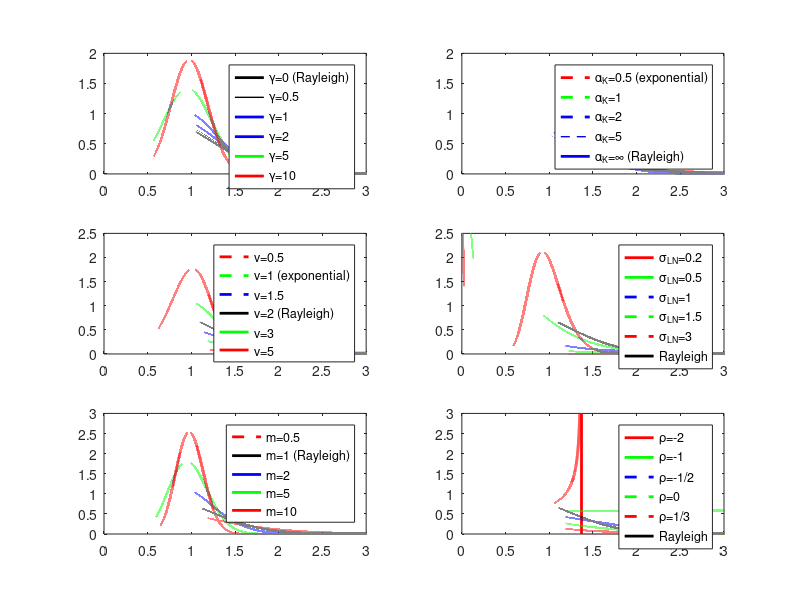

Here is the MATLAB script that generated this plot:
% Code to generate Figure A1 of the echo statistics tutorial
%
% This code plots 6 common (“generic”) PDFs in one figure on a lin-lin scale.
% The Rayleigh PDF is given in each panel for comparison.
%
% Author:  Kyungmin Baik | kbaik@kriss.re.kr | KRISS


clear

FigHandle = figure(1);
set(FigHandle, 'Position', [100, 100, 850, 900]);
subplot('Position', [3/48, 11/16, 10/24, 0.275])
subplot('Position', [27/48, 11/16, 10/24, 0.275])
subplot('Position', [3/48, 5.75/16, 10/24, 0.275])
subplot('Position', [27/48, 5.75/16, 10/24, 0.275])
subplot('Position', [3/48, 0.5/16, 10/24, 0.275])
subplot('Position', [27/48, 0.5/16, 10/24, 0.275])

X=logspace(-5,3,1e6);

subplot(321)
Gamma=0;
PDF=2*(1+Gamma)*X.*exp(-((1+Gamma)*(X.^2)+Gamma)).*besseli(0,2*sqrt(Gamma*(1+Gamma))*X);
plot(X,PDF,'k-','LineWidth',2)
hold on

Gamma=0.5;
PDF=2*(1+Gamma)*X.*exp(-((1+Gamma)*(X.^2)+Gamma)).*besseli(0,2*sqrt(Gamma*(1+Gamma))*X);
plot(X,PDF,'k-','LineWidth',1)

Gamma=1;
PDF=2*(1+Gamma)*X.*exp(-((1+Gamma)*(X.^2)+Gamma)).*besseli(0,2*sqrt(Gamma*(1+Gamma))*X);
plot(X,PDF,'b-','LineWidth',2)

Gamma=2;
PDF=2*(1+Gamma)*X.*exp(-((1+Gamma)*(X.^2)+Gamma)).*besseli(0,2*sqrt(Gamma*(1+Gamma))*X);
plot(X,PDF,'b-','LineWidth',2)

Gamma=5;
PDF=2*(1+Gamma)*X.*exp(-((1+Gamma)*(X.^2)+Gamma)).*besseli(0,2*sqrt(Gamma*(1+Gamma))*X);
plot(X,PDF,'g-','LineWidth',2)

Gamma=10;
PDF=2*(1+Gamma)*X.*exp(-((1+Gamma)*(X.^2)+Gamma)).*besseli(0,2*sqrt(Gamma*(1+Gamma))*X);
plot(X,PDF,'r-','LineWidth',2)
axis([0 3 0 2])
legend('\gamma=0 (Rayleigh)','\gamma=0.5','\gamma=1','\gamma=2','\gamma=5','\gamma=10')

subplot(322)
Alpha=0.5;
PDF=4*sqrt(Alpha)/gamma(Alpha)*((sqrt(Alpha)*X).^Alpha).*besselk(Alpha-1,2*sqrt(Alpha)*X);
plot(X,PDF,'r--','LineWidth',2)
hold on

Alpha=1;
PDF=4*sqrt(Alpha)/gamma(Alpha)*((sqrt(Alpha)*X).^Alpha).*besselk(Alpha-1,2*sqrt(Alpha)*X);
plot(X,PDF,'g--','LineWidth',2)

Alpha=2;
PDF=4*sqrt(Alpha)/gamma(Alpha)*((sqrt(Alpha)*X).^Alpha).*besselk(Alpha-1,2*sqrt(Alpha)*X);
plot(X,PDF,'b--','LineWidth',2)

Alpha=5;
PDF=4*sqrt(Alpha)/gamma(Alpha)*((sqrt(Alpha)*X).^Alpha).*besselk(Alpha-1,2*sqrt(Alpha)*X);
plot(X,PDF,'b--','LineWidth',1)

Alpha=100;
PDF=4*sqrt(Alpha)/gamma(Alpha)*((sqrt(Alpha)*X).^Alpha).*besselk(Alpha-1,2*sqrt(Alpha)*X);
plot(X,PDF,'b','LineWidth',2)
legend('\alpha_K=0.5 (exponential)','\alpha_K=1','\alpha_K=2','\alpha_K=5','\alpha_K=\infty (Rayleigh)')
axis([0 3 0 2])

subplot(323)
nu=0.5;
PDF=nu*((2/nu*gamma(2/nu))^(nu/2))*(X.^(nu-1)).*exp(-((2/nu*gamma(2/nu))^(nu/2))*(X.^nu));
plot(X,PDF,'r--','LineWidth',2)
hold on

nu=1;
PDF=nu*((2/nu*gamma(2/nu))^(nu/2))*(X.^(nu-1)).*exp(-((2/nu*gamma(2/nu))^(nu/2))*(X.^nu));
plot(X,PDF,'g--','LineWidth',2)

nu=1.5;
PDF=nu*((2/nu*gamma(2/nu))^(nu/2))*(X.^(nu-1)).*exp(-((2/nu*gamma(2/nu))^(nu/2))*(X.^nu));
plot(X,PDF,'b--','LineWidth',2)

nu=2;
PDF=nu*((2/nu*gamma(2/nu))^(nu/2))*(X.^(nu-1)).*exp(-((2/nu*gamma(2/nu))^(nu/2))*(X.^nu));
plot(X,PDF,'k','LineWidth',2)

nu=3;
PDF=nu*((2/nu*gamma(2/nu))^(nu/2))*(X.^(nu-1)).*exp(-((2/nu*gamma(2/nu))^(nu/2))*(X.^nu));
plot(X,PDF,'g','LineWidth',2)

nu=5;
PDF=nu*((2/nu*gamma(2/nu))^(nu/2))*(X.^(nu-1)).*exp(-((2/nu*gamma(2/nu))^(nu/2))*(X.^nu));
plot(X,PDF,'r','LineWidth',2)
legend('\nu=0.5','\nu=1 (exponential)','\nu=1.5','\nu=2 (Rayleigh)','\nu=3','\nu=5')
axis([0 3 0 2.5])

subplot(324)
Sig=0.2;
PDF=1./(Sig*sqrt(2*pi)*X).*exp(-((log(X)+Sig^2).^2)/(2*(Sig^2)));
plot(X,PDF,'r','LineWidth',2)
hold on

Sig=0.5;
PDF=1./(Sig*sqrt(2*pi)*X).*exp(-((log(X)+Sig^2).^2)/(2*(Sig^2)));
plot(X,PDF,'g-','LineWidth',2)

Sig=1;
PDF=1./(Sig*sqrt(2*pi)*X).*exp(-((log(X)+Sig^2).^2)/(2*(Sig^2)));
plot(X,PDF,'b--','LineWidth',2)

Sig=1.5;
PDF=1./(Sig*sqrt(2*pi)*X).*exp(-((log(X)+Sig^2).^2)/(2*(Sig^2)));
plot(X,PDF,'g--','LineWidth',2)

Sig=3;
PDF=1./(Sig*sqrt(2*pi)*X).*exp(-((log(X)+Sig^2).^2)/(2*(Sig^2)));
plot(X,PDF,'r--','LineWidth',2)

% Add Rayleigh
plot(X,2*X.*exp(-X.^2),'k','LineWidth',2)
legend('\sigma_{LN}=0.2','\sigma_{LN}=0.5','\sigma_{LN}=1','\sigma_{LN}=1.5','\sigma_{LN}=3','Rayleigh')
axis([0 3 0 2.5])

subplot(325)
m=0.5;
PDF=2*(m^m)/gamma(m)*(X.^(2*m-1)).*exp(-m*(X.^2));
plot(X,PDF,'r--','LineWidth',2)
hold on

m=1;
PDF=2*(m^m)/gamma(m)*(X.^(2*m-1)).*exp(-m*(X.^2));
plot(X,PDF,'k','LineWidth',2)

m=2;
PDF=2*(m^m)/gamma(m)*(X.^(2*m-1)).*exp(-m*(X.^2));
plot(X,PDF,'b','LineWidth',2)

m=5;
PDF=2*(m^m)/gamma(m)*(X.^(2*m-1)).*exp(-m*(X.^2));
plot(X,PDF,'g','LineWidth',2)

m=10;
PDF=2*(m^m)/gamma(m)*(X.^(2*m-1)).*exp(-m*(X.^2));
plot(X,PDF,'r','LineWidth',2)
legend('m=0.5','m=1 (Rayleigh)','m=2','m=5','m=10')
axis([0 3 0 3])

subplot(326)
Rho=-2;
PDF=sqrt(2/((1-2*Rho)*(1-Rho)))*((1+Rho*X*sqrt(2/((1-2*Rho)*(1-Rho)))).^(-(1+Rho)/Rho));
plot(X(PDF>0),PDF(PDF>0),'r','LineWidth',2)
hold on

Rho=-1;
PDF=sqrt(2/((1-2*Rho)*(1-Rho)))*((1+Rho*X*sqrt(2/((1-2*Rho)*(1-Rho)))).^(-(1+Rho)/Rho));
plot(X(PDF>0),PDF(PDF>0),'g','LineWidth',2)

Rho=-0.5;
PDF=sqrt(2/((1-2*Rho)*(1-Rho)))*((1+Rho*X*sqrt(2/((1-2*Rho)*(1-Rho)))).^(-(1+Rho)/Rho));
plot(X(PDF>0),PDF(PDF>0),'b--','LineWidth',2)

Rho=0;
PDF=sqrt(2/((1-2*Rho)*(1-Rho)))*exp(-X*sqrt(2/((1-2*Rho)*(1-Rho))));
plot(X(PDF>0),PDF(PDF>0),'g--','LineWidth',2)

Rho=1/3;
PDF=sqrt(2/((1-2*Rho)*(1-Rho)))*((1+Rho*X*sqrt(2/((1-2*Rho)*(1-Rho)))).^(-(1+Rho)/Rho));
plot(X(PDF>0),PDF(PDF>0),'r--','LineWidth',2)

% Add Rayleigh
plot(X,2*X.*exp(-X.^2),'k','LineWidth',2)
legend('\rho=-2','\rho=-1','\rho=-1/2','\rho=0','\rho=1/3','Rayleigh')
axis([0 3 0 3])
